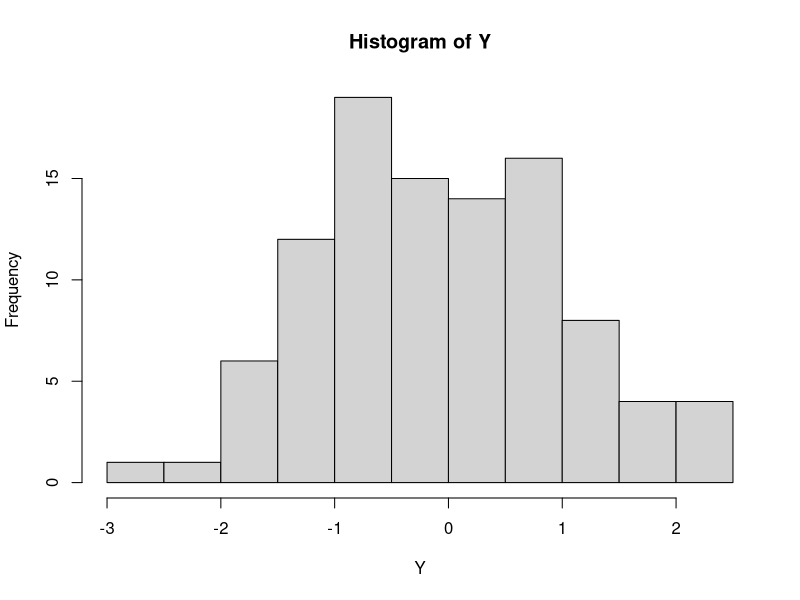

Source code (R):
## ---- chunk 1
knitr::opts_chunk$set(echo = TRUE)
## ---- chunk 2
Y <- rnorm(100)
hist(Y)
